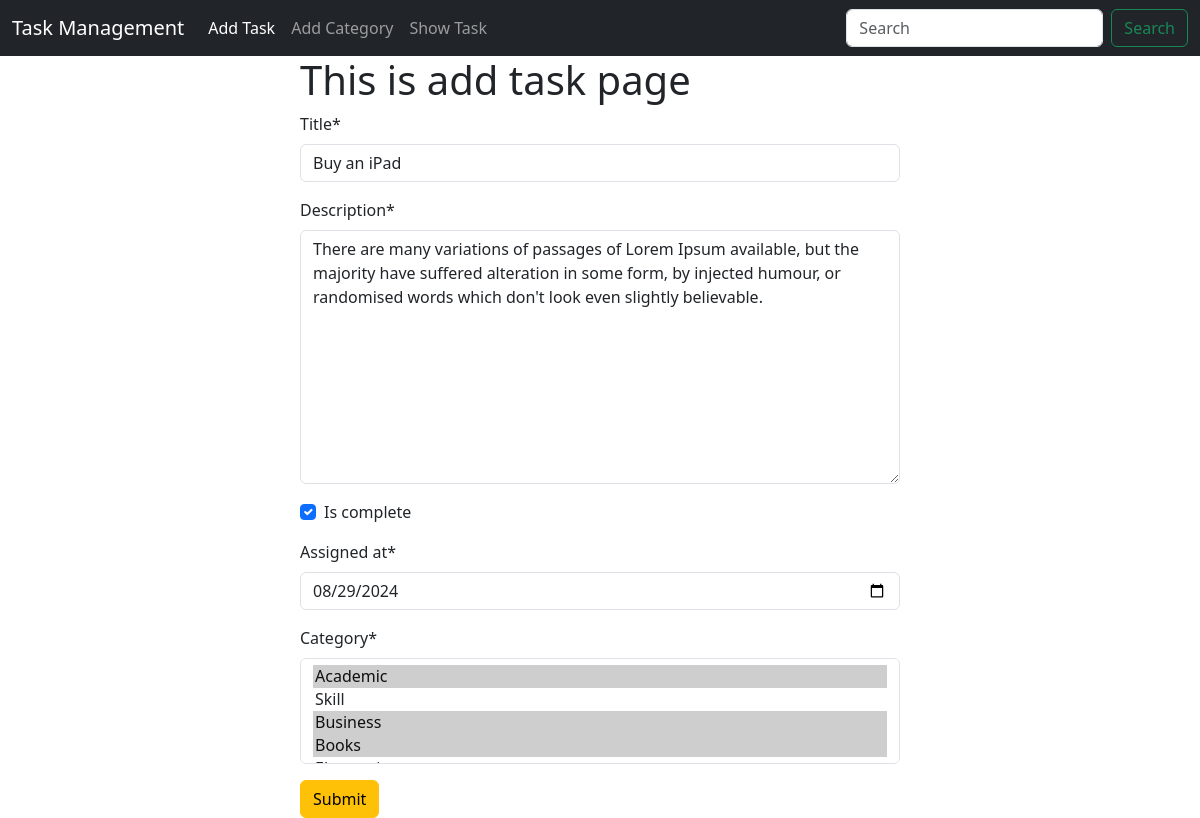
Screenshot of /task/add/4 with the database file from the repository.
### tasks/models.py (models this page shows, shortened)
class Task(models.Model):
    title = models.CharField(max_length=200)
    description = models.TextField()
    is_complete = models.BooleanField(default=False)
    assigned_at = models.DateTimeField()
    category = models.ManyToManyField(Category)

### tasks/views.py (the view)
# urls.py: path('add/<int:id>', views.edit_task, name="edit_task"),
def edit_task(request, id):
    task = models.Task.objects.get(id=id) #here the name of the pk and id, id is fixed
    task_form = forms.TaskForm(instance=task)
    if request.method == "POST":
        task_form = forms.TaskForm(request.POST, instance=task)
        if task_form.is_valid():
            task_form.save()
            return redirect('homepage')
    return render(request, 'add_task.html', {"form" : task_form})

### tasks/forms.py
class TaskForm(forms.ModelForm):
    class Meta:
        model = Task
        fields = "__all__"
        widgets = {
            'assigned_at': forms.DateInput(attrs={'type': 'date'}),
        }

### categories/models.py (called while the page is built)
    def __str__(self) -> str:
        return self.name

### tasks/templates/add_task.html (shortened to what this page needs)
{% extends 'base.html' %}
{% load crispy_forms_tags %}
{% block content %}
<form style="width: 50%; margin:auto;" method="post">
    <h1>This is add task page</h1>
    {{form | crispy}}
    <button class="btn btn-warning">Submit</button>
</form>
{% endblock %}

### rows the page displays
Task: title "Buy an iPad", description "There are many variations of passages of Lorem Ipsum available, but the majority have suffered alteration in some form, by injected humour, or randomised words which don't look even slightly believable.", is_complete "☑", assigned_at "08/29/2024"
